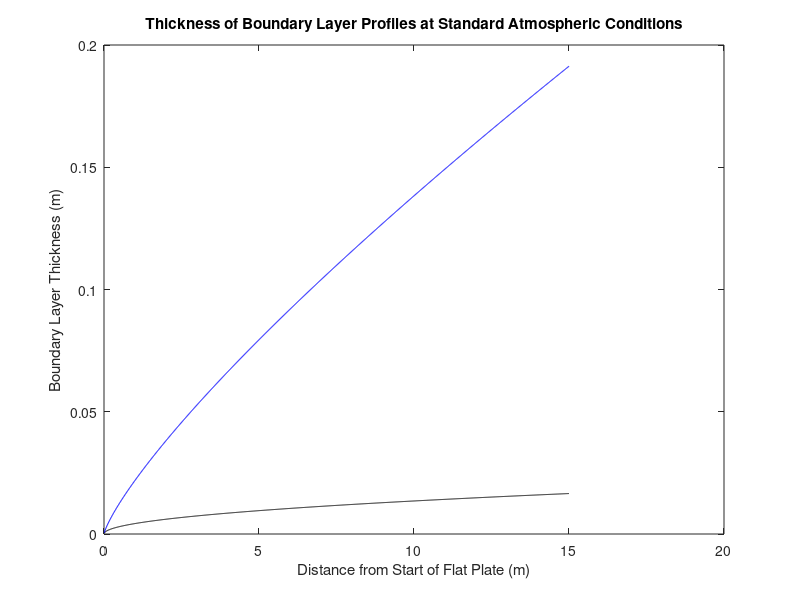

Here is the MATLAB script that generated this plot: (Note: this script raises an error after producing the figure.)
% Harry Choi 32464223
% 30-Apr-2021
% Lab 7 Task 2
close all; clc; clear

% declare variables
p = 1.225;
mu = 1.789e-5;
Vi = 20;

% declare boundary profile formulas
Re = @(x) p*x*Vi/mu;
L99 = @(x) 5*x./sqrt(Re(x));
T99 = @(x) 0.37*x./(Re(x).^(1/5));

% plot
domx = 0:0.01:15;
plot(domx,L99(domx),'-k')
hold on
plot(domx,T99(domx),'-b')
title('Thickness of Boundary Layer Profiles at Standard Atmospheric Conditions')
xlabel('Distance from Start of Flat Plate (m)')
ylabel('Boundary Layer Thickness (m)')
% plot intersection
f = @(x) abs(L99(x)-T99(x));
root = secant(f,2,4,1e-10);
plot(root,L99(root),'or')
% task wanted 2dp but 2 sig used instead
legend('99% BLT for laminar profile','99% BLT for turbulent profile',sprintf('Intersection at (%g, %g)',round(root,2,'significant'),round(L99(root),2,'significant')),'Location','best')